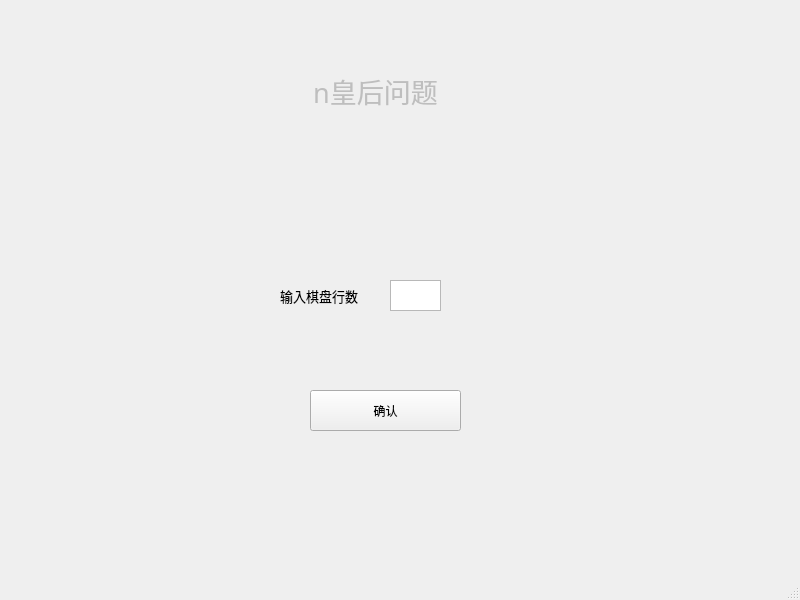
<?xml version="1.0" encoding="UTF-8"?>
<ui version="4.0">
 <class>MainWindow</class>
 <widget class="QMainWindow" name="MainWindow">
  <property name="geometry">
   <rect>
    <x>0</x>
    <y>0</y>
    <width>800</width>
    <height>600</height>
   </rect>
  </property>
  <property name="windowTitle">
   <string>MainWindow</string>
  </property>
  <widget class="QWidget" name="widget">
   <property name="cursor">
    <cursorShape>ArrowCursor</cursorShape>
   </property>
   <widget class="QPushButton" name="pushButton">
    <property name="geometry">
     <rect>
      <x>310</x>
      <y>390</y>
      <width>151</width>
      <height>41</height>
     </rect>
    </property>
    <property name="cursor">
     <cursorShape>PointingHandCursor</cursorShape>
    </property>
    <property name="text">
     <string>确认</string>
    </property>
   </widget>
   <widget class="QLabel" name="label">
    <property name="enabled">
     <bool>false</bool>
    </property>
    <property name="geometry">
     <rect>
      <x>270</x>
      <y>50</y>
      <width>211</width>
      <height>81</height>
     </rect>
    </property>
    <property name="font">
     <font>
      <family>黑体</family>
      <pointsize>20</pointsize>
      <weight>50</weight>
      <bold>false</bold>
     </font>
    </property>
    <property name="text">
     <string>n皇后问题</string>
    </property>
    <property name="alignment">
     <set>Qt::AlignCenter</set>
    </property>
   </widget>
   <widget class="QLabel" name="label_2">
    <property name="geometry">
     <rect>
      <x>280</x>
      <y>280</y>
      <width>101</width>
      <height>31</height>
     </rect>
    </property>
    <property name="font">
     <font>
      <pointsize>10</pointsize>
     </font>
    </property>
    <property name="text">
     <string>输入棋盘行数</string>
    </property>
   </widget>
   <widget class="QTextEdit" name="textEdit">
    <property name="geometry">
     <rect>
      <x>390</x>
      <y>280</y>
      <width>51</width>
      <height>31</height>
     </rect>
    </property>
    <property name="font">
     <font>
      <pointsize>10</pointsize>
     </font>
    </property>
    <property name="cursor" stdset="0">
     <cursorShape>IBeamCursor</cursorShape>
    </property>
   </widget>
  </widget>
  <widget class="QStatusBar" name="statusBar"/>
 </widget>
 <layoutdefault spacing="6" margin="11"/>
 <resources/>
 <connections/>
</ui>
